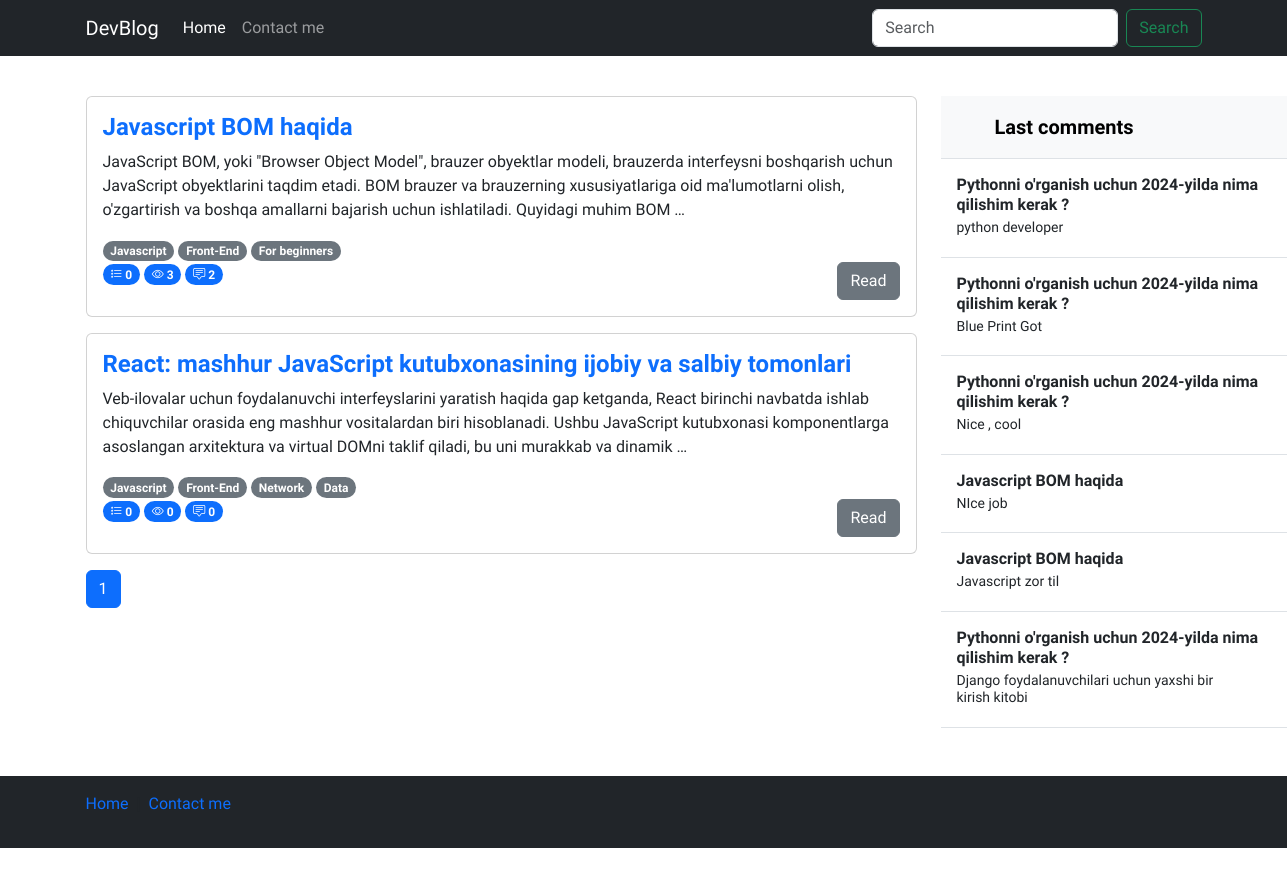
The app's page /javascript/posts with its own data.
### blog/models.py (models this page shows, shortened)
class Post(models.Model):
    title = models.CharField(verbose_name="Post title",max_length=550)
    body = models.TextField(verbose_name="Post body")
    author = models.CharField(verbose_name="Post author",default="Admin",max_length=100)
    category = models.ForeignKey(Category, on_delete=models.PROTECT,related_name='posts')
    tag = models.ManyToManyField(Tag)
    views = models.PositiveIntegerField(default=0)
    publish_date = models.DateTimeField(verbose_name="Published time",auto_now_add=True)
    published = models.BooleanField(default=True)
    on_top = models.BooleanField(default=False)

class Tag(models.Model):
    name = models.CharField(verbose_name="Tag name",max_length=250)
    slug = models.SlugField(max_length=250, unique=True)

class Comment(models.Model):
    author = models.CharField(verbose_name="Comment author",max_length=100,blank=False)
    comment = models.TextField(verbose_name="Comment")
    post = models.ForeignKey(Post, on_delete=models.CASCADE, related_name='comments')

### blog/views.py (the view)
# urls.py: path("<category_slug>/posts", views.category_list, name='category_list'),
def category_list(request,category_slug):
    category = Category.objects.get(slug=category_slug)
    posts = Post.objects.filter(category=category)
    last_comments = Comment.objects.all().order_by("-id")[:10]
    paginator = Paginator(posts, 3)
    page_number = request.GET.get("page")
    page_obj = paginator.get_page(page_number)
    return render(request,"index.html",context={"page_obj":page_obj,"last_comments":last_comments} )

### templates/index.html (shortened to what this page needs)
{% load static %}
<!DOCTYPE html>
<html lang="en">
  <head>
    <link rel="stylesheet" href="{% static 'css/style.css' %}" />
    <link
      rel="stylesheet"
      href="https://cdn.jsdelivr.net/npm/bootstrap-icons@1.11.3/font/bootstrap-icons.min.css"
    />
    <link
      href="https://cdn.jsdelivr.net/npm/bootstrap@5.3.2/dist/css/bootstrap.min.css"
      rel="stylesheet"
    />
  </head>
  <body>
    <header>
      <nav class="navbar navbar-expand-md navbar-dark bg-dark mb-4">
        <div class="container">
          <a class="navbar-brand" href="/">DevBlog</a>
          <div class="collapse navbar-collapse" id="navbarCollapse">
            <ul class="navbar-nav me-auto mb-2 mb-md-0">
              <li class="nav-item">
                <a class="nav-link active" aria-current="page" href="#">Home</a>
              </li>
              <li class="nav-item">
                <a class="nav-link" href="#">Contact me</a>
              </li>
            </ul>
            <form
              class="d-flex"
              role="search"
              action="{% url 'blog:search' %}"
              method="get"
            >
              <input
                class="form-control me-2"
                name="query"
                type="search"
                placeholder="Search"
                aria-label="Search"
                control-id="ControlID-1"
              />
              <button
                class="btn btn-outline-success"
                type="submit"
                control-id="ControlID-2"
              >
                Search
              </button>
            </form>
          </div>
        </div>
      </nav>
    </header>
    <main>
      <section>
        <div class="container-md">
          <div class="row">
            <div class="col-sm-12 col-md-9">
              {% for post in page_obj %}
              <div class="card mb-3">
                <div class="card-body">
                  <div class="content">
                    <a
                      href="{% url 'blog:detail' post.id %}"
                      class="text-decoration-none"
                    >
                      <h4 class="card-title fw-bold">{{post.title}}</h4></a
                    >
                    <p class="card-text">{{post.body|truncatewords:'35'}}</p>
                    {% for tag in post.tag.all %}
                    <span class="badge rounded-pill text-bg-secondary"
                      >{{tag.name}}</span
                    >
                    {% endfor %}
                    <br />
                    <span class="badge bg-primary rounded-pill">
                      <i class="bi bi-list-stars"></i>
                      {{post.ratings.all.count}}
                    </span>
                    <span class="badge bg-primary rounded-pill">
                      <i class="bi bi-eye"></i>
                      {{post.views}}
                    </span>
                    <span class="badge bg-primary rounded-pill">
                      <i class="bi bi-chat-square-text"></i>
                      {{post.comments.all.count}}
                    </span>
                    <a
                      href="{% url 'blog:detail' post.id %}"
                      class="btn btn-secondary float-end"
                      >Read</a
                    >
                  </div>
                </div>
              </div>
              {% empty %}
              <h3>Posts not found !</h3>
              {% endfor %}
              <nav aria-label="...">
                <ul class="pagination">
                  {% for page in page_obj.paginator.page_range %}
                  <li class="page-item {% if page_obj.number == page %} active {% endif %}">
                    <a class="page-link" href="?page={{ page }}">{{ page }}</a>
                  </li>
                  {% endfor %}
                </ul>
              </nav>
            </div>
            <div class="col-sm-none col-md-3">
              <div
                class="d-flex flex-column align-items-stretch flex-shrink-0 bg-body-tertiary"
                style="width: 380px"
              >
                <a
                  href="/"
                  class="d-flex align-items-center flex-shrink-0 p-3 link-body-emphasis text-decoration-none border-bottom"
                >
                  <svg class="bi pe-none me-2" width="30" height="24">
                    <use xlink:href="#bootstrap"></use>
                  </svg>
                  <span class="fs-5 fw-semibold">Last comments</span>
                </a>
                <div
                  class="list-group list-group-flush border-bottom scrollarea"
                >
                  {% for comment in last_comments %}
                  <a
                    href="{% url 'blog:detail' comment.post.id %}"
                    class="list-group-item list-group-item-action py-3 lh-sm"
                  >
                    <div
                      class="d-flex w-100 align-items-center justify-content-between"
                    >
                      <strong class="mb-1">{{comment.post.title}}</strong>
                    </div>
                    <div class="col-10 mb-1 small">{{comment.comment}}</div>
                  </a>
                  {% endfor %}
                </div>
              </div>
            </div>
          </div>
        </div>
      </section>
    </main>
    <footer class="footer mt-auto text-white-50 bg-dark">
      <div class="container">
        <div class="row my-5">
          <div class="col-12">
            <nav
              style="--bs-breadcrumb-divider: '|'"
              aria-label="breadcrumb"
              class="py-3"
            >
              <ol class="breadcrumb">
                <li class="breadcrumb-item">
                  <a href="/" class="text-decoration-none">Home</a>
                </li>
                <li class="breadcrumb-item" aria-current="page">
                  <a href="#" class="text-decoration-none">Contact me</a>
                </li>
              </ol>
            </nav>
          </div>
        </div>
      </div>
    </footer>
  </body>
</html>

### staticfiles/css/style.css (style rules this page uses)
* { font-family: 'Onest', sans-serif !important; }

### records on screen
Post: title "Javascript BOM haqida", body "JavaScript BOM, yoki \"Browser Object Model\", brauzer obyektlar modeli, brauzerda interfeysni boshqarish uchun JavaScript obyektlarini taqdim etadi. BOM brauzer va brauzerning xususiyatlariga oid ma'lumotlarni olish, o'zgartirish va boshqa amallarni bajarish uchun ishlatiladi. Quyidagi muhim BOM …", ratings.all.count "0", views "3", comments.all.count "2"
Tag: name "Javascript"
Tag: name "Front-End"
Tag: name "For beginners"
Post: title "React: mashhur JavaScript kutubxonasining ijobiy va salbiy tomonlari", body "Veb-ilovalar uchun foydalanuvchi interfeyslarini yaratish haqida gap ketganda, React birinchi navbatda ishlab chiquvchilar orasida eng mashhur vositalardan biri hisoblanadi. Ushbu JavaScript kutubxonasi komponentlarga asoslangan arxitektura va virtual DOMni taklif qiladi, bu uni murakkab va dinamik …", ratings.all.count "0", views "0", comments.all.count "0"
Tag: name "Network"
Tag: name "Data"
Comment: post "Pythonni o'rganish uchun 2024-yilda nima qilishim kerak ?", comment "python developer"
Comment: post "Pythonni o'rganish uchun 2024-yilda nima qilishim kerak ?", comment "Blue Print Got"
Comment: post "Pythonni o'rganish uchun 2024-yilda nima qilishim kerak ?", comment "Nice , cool"
Comment: post "Javascript BOM haqida", comment "NIce job"
Comment: post "Javascript BOM haqida", comment "Javascript zor til"
Comment: post "Pythonni o'rganish uchun 2024-yilda nima qilishim kerak ?", comment "Django foydalanuvchilari uchun yaxshi bir kirish kitobi"

### other values on screen
{{ page }} "1"
